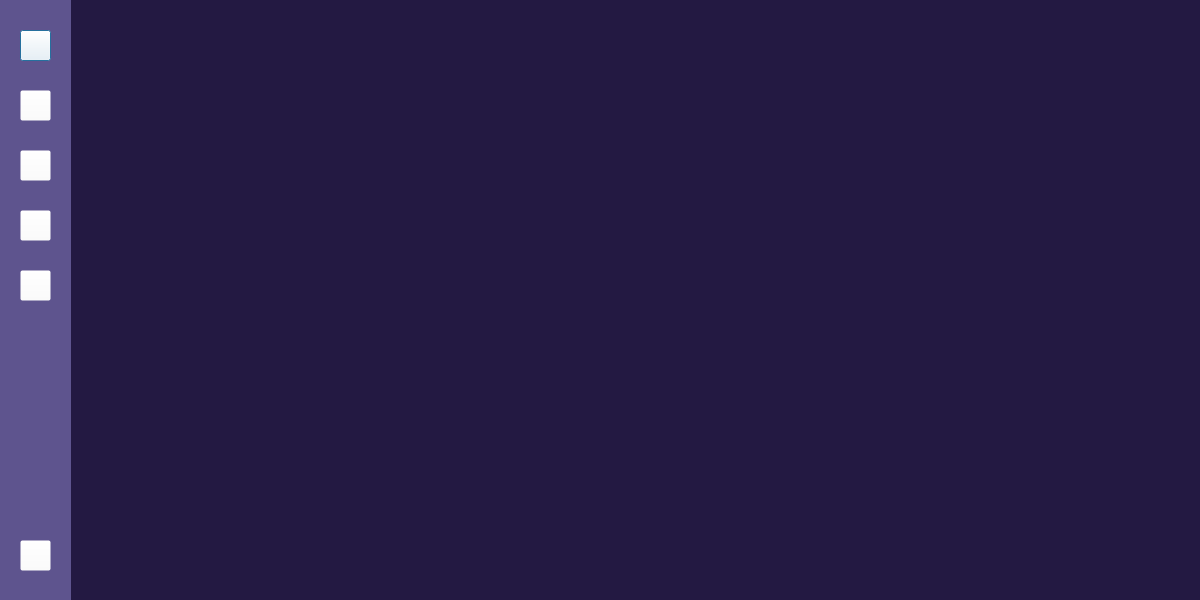
<?xml version="1.0" encoding="UTF-8"?>
<ui version="4.0">
 <class>LoginScreen</class>
 <widget class="QDialog" name="LoginScreen">
  <property name="geometry">
   <rect>
    <x>0</x>
    <y>0</y>
    <width>1200</width>
    <height>600</height>
   </rect>
  </property>
  <property name="font">
   <font>
    <family>Montserrat</family>
   </font>
  </property>
  <property name="windowTitle">
   <string>Dialog</string>
  </property>
  <property name="styleSheet">
   <string notr="true">background-color: rgb(35, 25, 66);</string>
  </property>
  <widget class="QWidget" name="widget_2" native="true">
   <property name="geometry">
    <rect>
     <x>70</x>
     <y>0</y>
     <width>1131</width>
     <height>591</height>
    </rect>
   </property>
  </widget>
  <widget class="QWidget" name="widget" native="true">
   <property name="geometry">
    <rect>
     <x>0</x>
     <y>0</y>
     <width>71</width>
     <height>601</height>
    </rect>
   </property>
   <property name="styleSheet">
    <string notr="true">background-color: rgb(94, 84, 142);</string>
   </property>
   <widget class="QPushButton" name="pushButton">
    <property name="geometry">
     <rect>
      <x>20</x>
      <y>30</y>
      <width>31</width>
      <height>31</height>
     </rect>
    </property>
    <property name="styleSheet">
     <string notr="true">background-color: rgba(255, 255, 255, 0);
image: url(icons/Icon feather-home.png);</string>
    </property>
    <property name="text">
     <string/>
    </property>
   </widget>
   <widget class="QPushButton" name="pushButton_2">
    <property name="geometry">
     <rect>
      <x>20</x>
      <y>90</y>
      <width>31</width>
      <height>31</height>
     </rect>
    </property>
    <property name="styleSheet">
     <string notr="true">image: url(icons/Icon ionic-ios-stats.png);
background-color: rgba(255, 255, 255, 0);</string>
    </property>
    <property name="text">
     <string/>
    </property>
   </widget>
   <widget class="QPushButton" name="pushButton_3">
    <property name="geometry">
     <rect>
      <x>20</x>
      <y>150</y>
      <width>31</width>
      <height>31</height>
     </rect>
    </property>
    <property name="styleSheet">
     <string notr="true">image: url(icons/Icon material-date-range.png);
background-color: rgba(255, 255, 255, 0);</string>
    </property>
    <property name="text">
     <string/>
    </property>
   </widget>
   <widget class="QPushButton" name="pushButton_5">
    <property name="geometry">
     <rect>
      <x>20</x>
      <y>210</y>
      <width>31</width>
      <height>31</height>
     </rect>
    </property>
    <property name="styleSheet">
     <string notr="true">image: url(icons/Icon metro-location.png);
background-color: rgba(255, 255, 255, 0);</string>
    </property>
    <property name="text">
     <string/>
    </property>
   </widget>
   <widget class="QPushButton" name="pushButton_6">
    <property name="geometry">
     <rect>
      <x>20</x>
      <y>540</y>
      <width>31</width>
      <height>31</height>
     </rect>
    </property>
    <property name="styleSheet">
     <string notr="true">image: url(icons/Icon metro-switch.png);
background-color: rgba(255, 255, 255, 0);</string>
    </property>
    <property name="text">
     <string/>
    </property>
   </widget>
   <widget class="QPushButton" name="pushButton_7">
    <property name="geometry">
     <rect>
      <x>20</x>
      <y>270</y>
      <width>31</width>
      <height>31</height>
     </rect>
    </property>
    <property name="styleSheet">
     <string notr="true">image: url(icons/Icon ionic-ios-people.png);
background-color: rgba(255, 255, 255, 0);</string>
    </property>
    <property name="text">
     <string/>
    </property>
   </widget>
  </widget>
 </widget>
 <resources>
  <include location="../school Resource.qrc"/>
 </resources>
 <connections/>
</ui>
